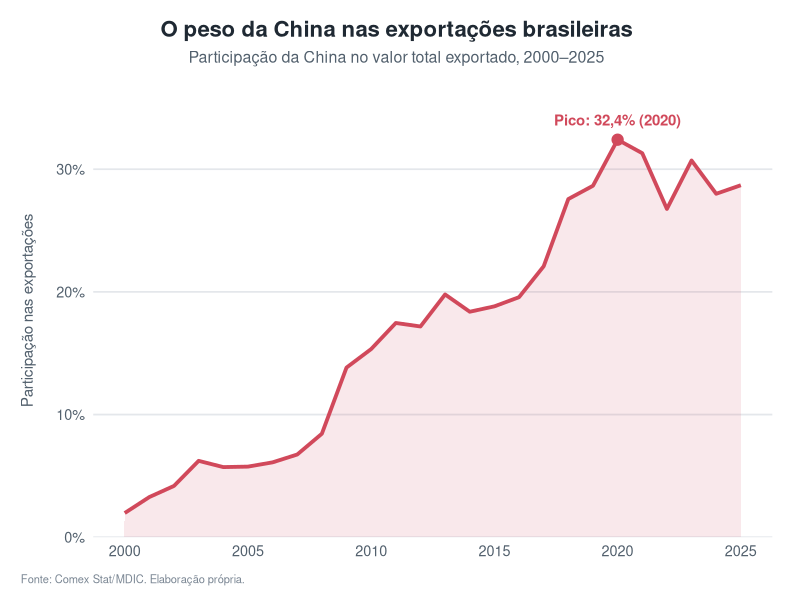
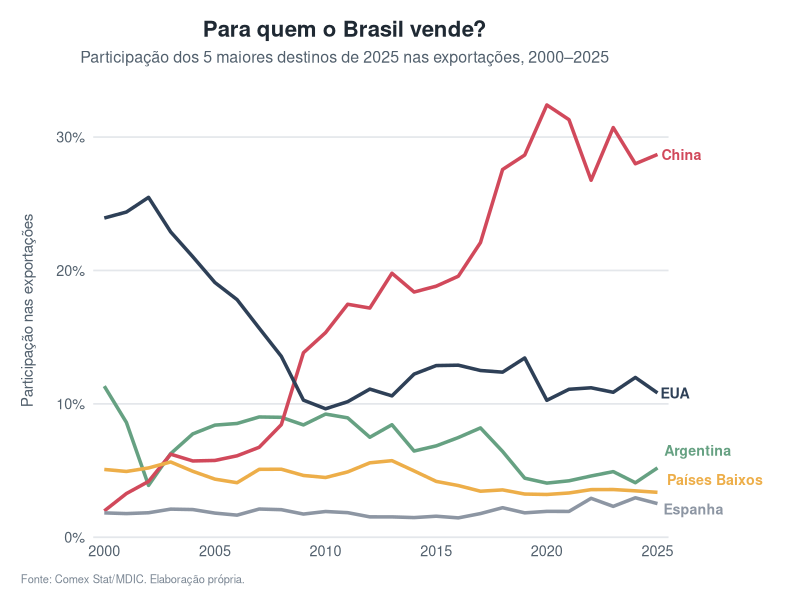
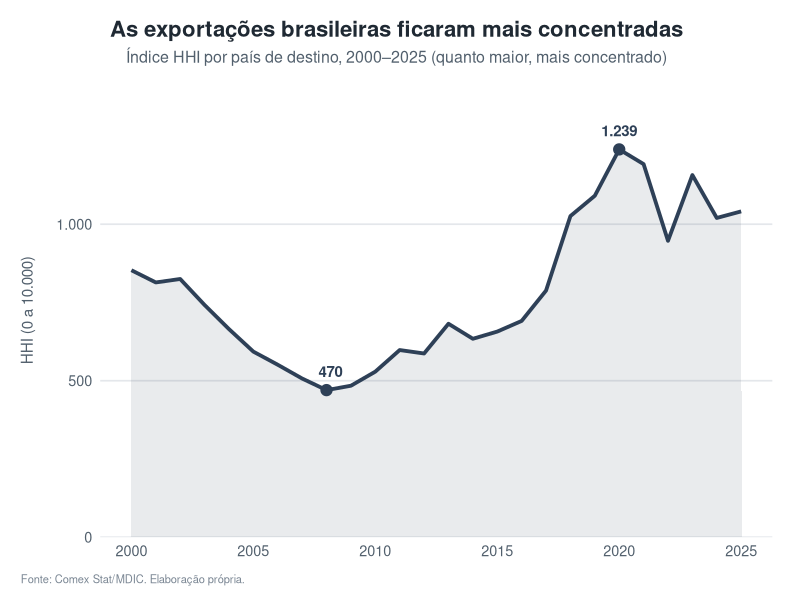
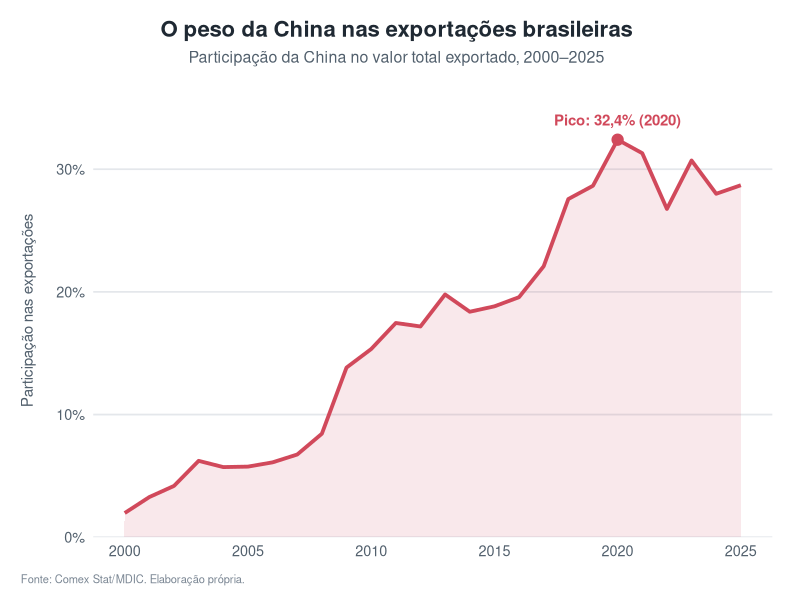
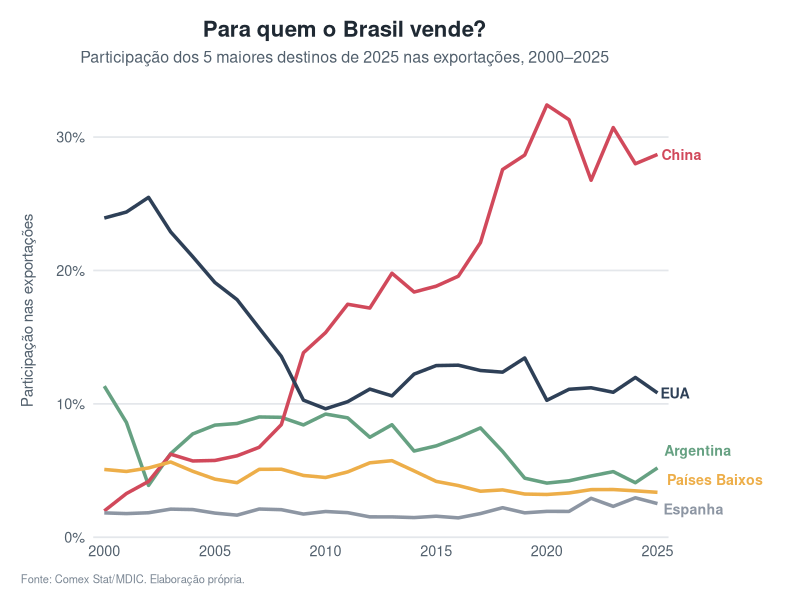
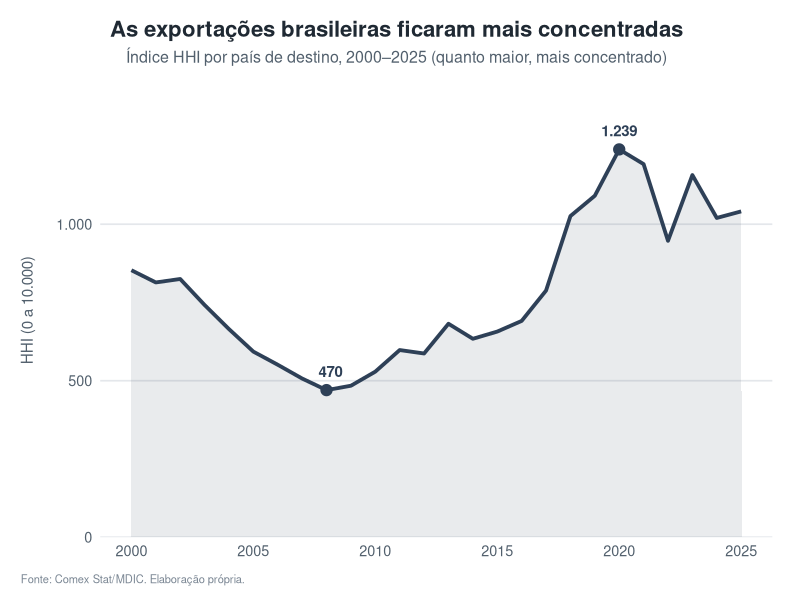

Write the R code that produced these figures, in order.
# ==========================================================
# 02_analise.R
# Objetivo: calcular a participação dos destinos e o índice
# HHI, e gerar os gráficos do projeto
# ==========================================================

library(dplyr)
library(ggplot2)
library(scales)

dir.create("graficos", showWarnings = FALSE)

# ---------- 1. Tema visual (usado nos 3 gráficos) ----------
tema_portfolio <- function() {
  theme_minimal(base_size = 13) +
    theme(
      plot.title.position   = "plot",
      plot.caption.position = "plot",
      plot.title    = element_text(face = "bold", size = 16, color = "#1f2933",
                                   hjust = 0.5),
      plot.subtitle = element_text(size = 11.5, color = "#52606d",
                                   hjust = 0.5, margin = margin(b = 12)),
      plot.caption  = element_text(size = 8, color = "#7b8794", hjust = 0,
                                   margin = margin(t = 10)),
      axis.title    = element_text(size = 11, color = "#52606d"),
      axis.title.y  = element_text(margin = margin(r = 14)),
      axis.text     = element_text(color = "#52606d"),
      panel.grid.minor   = element_blank(),
      panel.grid.major.x = element_blank(),
      panel.grid.major.y = element_line(color = "#e4e7eb"),
      plot.margin      = margin(15, 20, 10, 15),
      plot.background  = element_rect(fill = "white", color = NA),
      legend.position  = "none"
    )
}

fonte <- "Fonte: Comex Stat/MDIC. Elaboração própria."
pct   <- label_percent(accuracy = 1, decimal.mark = ",")

# ---------- 2. Dados e cálculos ----------
exp_pais_ano <- read.csv("dados/exportacoes_pais_ano.csv")

nomes_pt <- c("United States" = "EUA",
              "Netherlands"   = "Países Baixos",
              "Spain"         = "Espanha")

participacao <- exp_pais_ano |>
  group_by(year) |>
  mutate(share = fob_usd / sum(fob_usd)) |>
  ungroup() |>
  mutate(pais = recode(country, !!!nomes_pt))

hhi <- participacao |>
  group_by(year) |>
  summarise(hhi = round(sum(share^2) * 10000))

write.csv(hhi, "dados/hhi_por_ano.csv", row.names = FALSE)

# ---------- 3. Gráfico 1: participação da China ----------
china <- participacao |> filter(country == "China")
pico  <- china |> slice_max(share, n = 1)

g1 <- ggplot(china, aes(x = year, y = share)) +
  geom_area(fill = "#D1495B", alpha = 0.12) +
  geom_line(linewidth = 1.3, color = "#D1495B") +
  geom_point(data = pico, size = 3.5, color = "#D1495B") +
  geom_text(
    data = pico,
    aes(label = paste0("Pico: ", format(round(share * 100, 1), decimal.mark = ","),
                       "% (", year, ")")),
    vjust = -1.3, size = 3.8, fontface = "bold", color = "#D1495B"
  ) +
  scale_x_continuous(breaks = seq(2000, 2025, 5)) +
  scale_y_continuous(labels = pct, limits = c(0, 0.37),
                     expand = expansion(mult = c(0, 0))) +
  labs(
    title    = "O peso da China nas exportações brasileiras",
    subtitle = "Participação da China no valor total exportado, 2000–2025",
    x = NULL, y = "Participação nas exportações", caption = fonte
  ) +
  tema_portfolio()

ggsave("graficos/01_participacao_china.png", g1,
       width = 9, height = 5.5, dpi = 200)

# ---------- 4. Gráfico 2: principais destinos ----------
top5 <- participacao |>
  filter(year == 2025) |>
  slice_max(share, n = 5)

cores <- c("China"         = "#D1495B",
           "EUA"           = "#2E4057",
           "Argentina"     = "#66A182",
           "Países Baixos" = "#EDAE49",
           "Espanha"       = "#8D96A3")

dados_g2 <- participacao |> filter(country %in% top5$country)

# Posição dos rótulos no fim das linhas, com distância mínima entre eles
# (evita sobreposição; só o texto muda de lugar, não as linhas)
rotulos <- dados_g2 |>
  filter(year == 2025) |>
  arrange(share) |>
  mutate(y_rot = share)

rotulos$y_rot[1] <- rotulos$y_rot[1] - 0.004
for (i in 2:nrow(rotulos)) {
  rotulos$y_rot[i] <- max(rotulos$share[i], rotulos$y_rot[i - 1] + 0.022)
}

g2 <- ggplot(dados_g2, aes(x = year, y = share, color = pais)) +
  geom_line(linewidth = 1.2) +
  geom_text(
    data = rotulos,
    aes(y = y_rot, label = pais),
    hjust = -0.1, size = 3.6, fontface = "bold"
  ) +
  scale_color_manual(values = cores) +
  scale_x_continuous(breaks = seq(2000, 2025, 5),
                     expand = expansion(mult = c(0.02, 0.02))) +
  scale_y_continuous(labels = pct, limits = c(0, NA),
                     expand = expansion(mult = c(0, 0.05))) +
  coord_cartesian(clip = "off") +
  labs(
    title    = "Para quem o Brasil vende?",
    subtitle = "Participação dos 5 maiores destinos de 2025 nas exportações, 2000–2025",
    x = NULL, y = "Participação nas exportações", caption = fonte
  ) +
  tema_portfolio() +
  theme(plot.margin = margin(15, 95, 10, 15))   # espaço para os rótulos

ggsave("graficos/02_principais_destinos.png", g2,
       width = 9, height = 5.5, dpi = 200)

# ---------- 5. Gráfico 3: concentração (HHI) ----------
extremos <- hhi |> filter(hhi == min(hhi) | hhi == max(hhi))

g3 <- ggplot(hhi, aes(x = year, y = hhi)) +
  geom_area(fill = "#2E4057", alpha = 0.10) +
  geom_line(linewidth = 1.3, color = "#2E4057") +
  geom_point(data = extremos, size = 3.5, color = "#2E4057") +
  geom_text(
    data = extremos,
    aes(label = format(hhi, big.mark = ".", decimal.mark = ",")),
    vjust = -1.2, size = 3.8, fontface = "bold", color = "#2E4057"
  ) +
  scale_x_continuous(breaks = seq(2000, 2025, 5)) +
  scale_y_continuous(labels = label_number(big.mark = ".", decimal.mark = ","),
                     limits = c(0, 1450), expand = expansion(mult = c(0, 0))) +
  labs(
    title    = "As exportações brasileiras ficaram mais concentradas",
    subtitle = "Índice HHI por país de destino, 2000–2025 (quanto maior, mais concentrado)",
    x = NULL, y = "HHI (0 a 10.000)", caption = fonte
  ) +
  tema_portfolio()

ggsave("graficos/03_hhi_destinos.png", g3,
       width = 9, height = 5.5, dpi = 200)

# ---------- 6. Conferências rápidas ----------
print(top5 |> mutate(share_pct = round(share * 100, 1)) |>
        select(pais, share_pct))
g1; g2; g3
